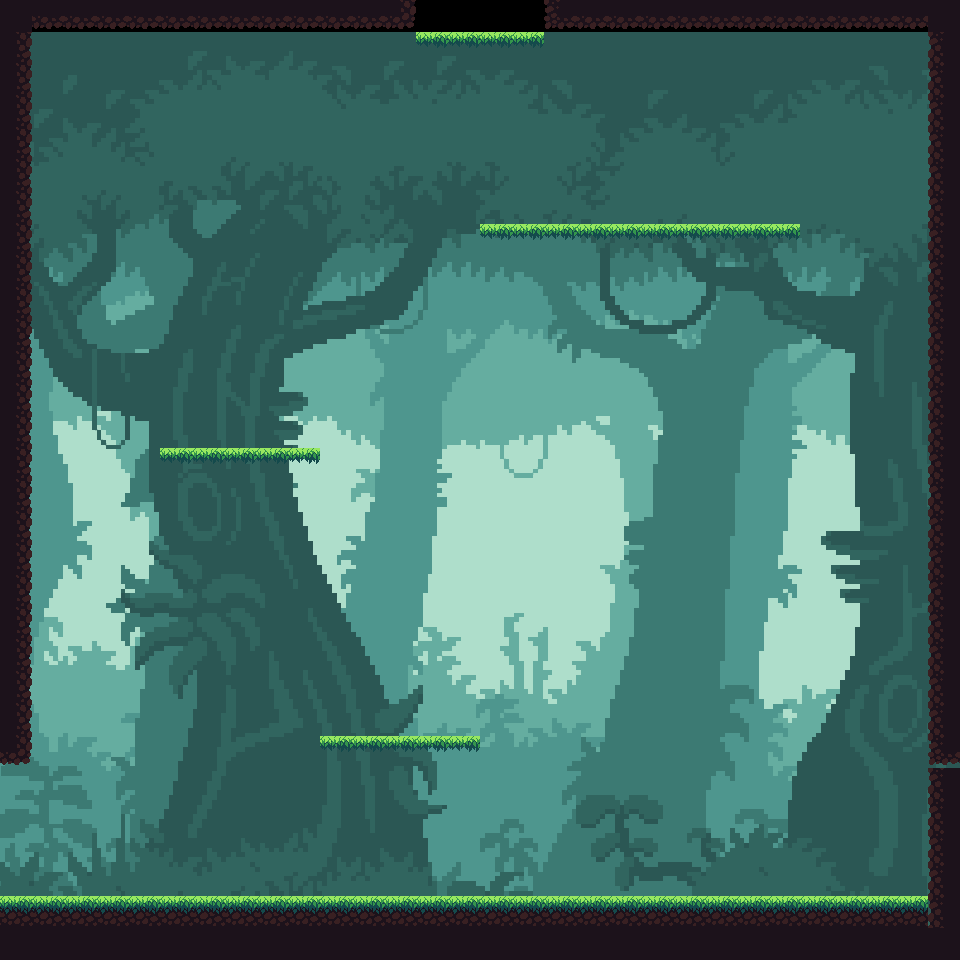

This game map was drawn from its Tiled (.tmx) file and the tilesets committed beside it. A one-line description and the full map source follow:
An orthogonal 30x30 tile map with 32x32 px tiles, 1 tile layer (Tile Layer 1), 2 tilesets, 1 image layer and 18 objects (6x wall, 4x platform, p_w, p_e, portal_n, ...).

<map version="1.2" tiledversion="1.3.2" orientation="orthogonal" renderorder="right-down" compressionlevel="0" width="30" height="30" tilewidth="32" tileheight="32" infinite="0" nextlayerid="4" nextobjectid="35">
 <tileset firstgid="1" source="temp_portal.tsx" />
 <tileset firstgid="2" source="tileset_1.tsx" />
 <imagelayer id="3" name="Image Layer 1" offsetx="-544" offsety="32">
  <image source="../sprites/c0_hep.png" width="1845" height="1034" />
 </imagelayer>
 <layer id="1" name="Tile Layer 1" width="30" height="30">
  <data encoding="csv">
10,17,17,17,17,17,17,17,17,17,17,17,18,0,0,0,0,16,17,17,17,17,17,17,17,17,17,17,17,10,
11,0,0,0,0,0,0,0,0,0,0,0,0,38,38,38,38,0,0,0,0,0,0,0,0,0,0,0,0,9,
11,0,0,0,0,0,0,0,0,0,0,0,0,0,0,0,0,0,0,0,0,0,0,0,0,0,0,0,0,9,
11,0,0,0,0,0,0,0,0,0,0,0,0,0,0,0,0,0,0,0,0,0,0,0,0,0,0,0,0,9,
11,0,0,0,0,0,0,0,0,0,0,0,0,0,0,0,0,0,0,0,0,0,0,0,0,0,0,0,0,9,
11,0,0,0,0,0,0,0,0,0,0,0,0,0,0,0,0,0,0,0,0,0,0,0,0,0,0,0,0,9,
11,0,0,0,0,0,0,0,0,0,0,0,0,0,0,0,0,0,0,0,0,0,0,0,0,0,0,0,0,9,
11,0,0,0,0,0,0,0,0,0,0,0,0,0,0,38,38,38,38,38,38,38,38,38,38,0,0,0,0,9,
11,0,0,0,0,0,0,0,0,0,0,0,0,0,0,0,0,0,0,0,0,0,0,0,0,0,0,0,0,9,
11,0,0,0,0,0,0,0,0,0,0,0,0,0,0,0,0,0,0,0,0,0,0,0,0,0,0,0,0,9,
11,0,0,0,0,0,0,0,0,0,0,0,0,0,0,0,0,0,0,0,0,0,0,0,0,0,0,0,0,9,
11,0,0,0,0,0,0,0,0,0,0,0,0,0,0,0,0,0,0,0,0,0,0,0,0,0,0,0,0,9,
11,0,0,0,0,0,0,0,0,0,0,0,0,0,0,0,0,0,0,0,0,0,0,0,0,0,0,0,0,9,
11,0,0,0,0,0,0,0,0,0,0,0,0,0,0,0,0,0,0,0,0,0,0,0,0,0,0,0,0,9,
11,0,0,0,0,38,38,38,38,38,0,0,0,0,0,0,0,0,0,0,0,0,0,0,0,0,0,0,0,9,
11,0,0,0,0,0,0,0,0,0,0,0,0,0,0,0,0,0,0,0,0,0,0,0,0,0,0,0,0,9,
11,0,0,0,0,0,0,0,0,0,0,0,0,0,0,0,0,0,0,0,0,0,0,0,0,0,0,0,0,9,
11,0,0,0,0,0,0,0,0,0,0,0,0,0,0,0,0,0,0,0,0,0,0,0,0,0,0,0,0,9,
11,0,0,0,0,0,0,0,0,0,0,0,0,0,0,0,0,0,0,0,0,0,0,0,0,0,0,0,0,9,
11,0,0,0,0,0,0,0,0,0,0,0,0,0,0,0,0,0,0,0,0,0,0,0,0,0,0,0,0,9,
11,0,0,0,0,0,0,0,0,0,0,0,0,0,0,0,0,0,0,0,0,0,0,0,0,0,0,0,0,9,
11,0,0,0,0,0,0,0,0,0,0,0,0,0,0,0,0,0,0,0,0,0,0,0,0,0,0,0,0,9,
11,0,0,0,0,0,0,0,0,0,0,0,0,0,0,0,0,0,0,0,0,0,0,0,0,0,0,0,0,9,
18,0,0,0,0,0,0,0,0,0,38,38,38,38,38,0,0,0,0,0,0,0,0,0,0,0,0,0,0,16,
0,0,0,0,0,0,0,0,0,0,0,0,0,0,0,0,0,0,0,0,0,0,0,0,0,0,0,0,0,9,
0,0,0,0,0,0,0,0,0,0,0,0,0,0,0,0,0,0,0,0,0,0,0,0,0,0,0,0,0,9,
0,0,0,0,0,0,0,0,0,0,0,0,0,0,0,0,0,0,0,0,0,0,0,0,0,0,0,0,0,9,
0,0,0,0,0,0,0,0,0,0,0,0,0,0,0,0,0,0,0,0,0,0,0,0,0,0,0,0,0,9,
3,3,3,3,3,3,3,3,3,3,3,3,3,3,3,3,3,3,3,3,3,3,3,3,3,3,3,3,3,9,
10,10,10,10,10,10,10,10,10,10,10,10,10,10,10,10,10,10,10,10,10,10,10,10,10,10,10,10,10,10
</data>
 </layer>
 <objectgroup id="2" name="Object Layer 1">
  <object id="1" name="wall" x="448" y="896" width="512" height="32" />
  <object id="2" name="wall" x="0" y="0" width="32" height="768" />
  <object id="4" name="wall" x="928" y="0" width="32" height="896" />
  <object id="11" name="wall" x="0" y="896" width="448" height="32" />
  <object id="12" name="p_w" x="64" y="864" width="32" height="32" />
  <object id="14" name="p_e" x="864" y="864" width="32" height="32" />
  <object id="18" name="platform" x="320" y="736" width="160" height="32" />
  <object id="19" name="platform" x="160" y="448" width="160" height="32" />
  <object id="20" name="platform" x="480" y="224" width="320" height="32" />
  <object id="21" name="platform" x="384" y="32" width="192" height="32" />
  <object id="22" name="wall" x="32" y="0" width="384" height="32" />
  <object id="23" name="wall" x="544" y="0" width="384" height="32" />
  <object id="24" name="portal_n" x="416" y="0" width="128" height="32" />
  <object id="30" name="portal_w" x="0" y="768" width="32" height="128" />
  <object id="31" name="p_s" x="512" y="864" width="32" height="32" />
  <object id="32" name="p_n" x="480" y="64" width="32" height="32" />
  <object id="33" x="416" y="352" width="32" />
  <object id="34" name="p_d" x="416" y="352" width="32" height="32" />
 </objectgroup>
</map>
